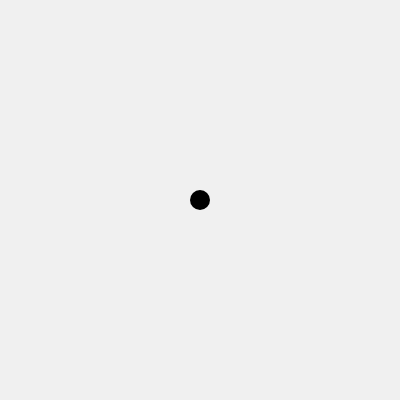
Frame 1 (no input)
Frame 60 (no input): identical to frame 1, image omitted
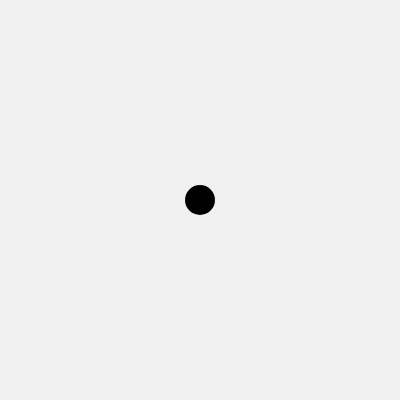
Frame 120 (the mouse pressed at the canvas centre since frame 60)

The p5.js sketch that drew these frames (run headless with seeded random() and noise() and a simulated clock; from frame 60 on, the mouse is pressed at the canvas centre):

// p5.js sketch
// ── sketch.js
// http://www.ac-grenoble.fr/disciplines/informatiquelycee/p5_base_a7.html
// si on clique sur la souris, le cerce grandit.

var r;

function setup()
{
  createCanvas(400,400);
  noStroke();
  fill(0);
  r=10;
}


function draw()
{
  background(240);
  ellipse(200,200,2*r,2*r);
}


function mousePressed(){
  if (r<200){
    r=r+5;
  }
}
  
